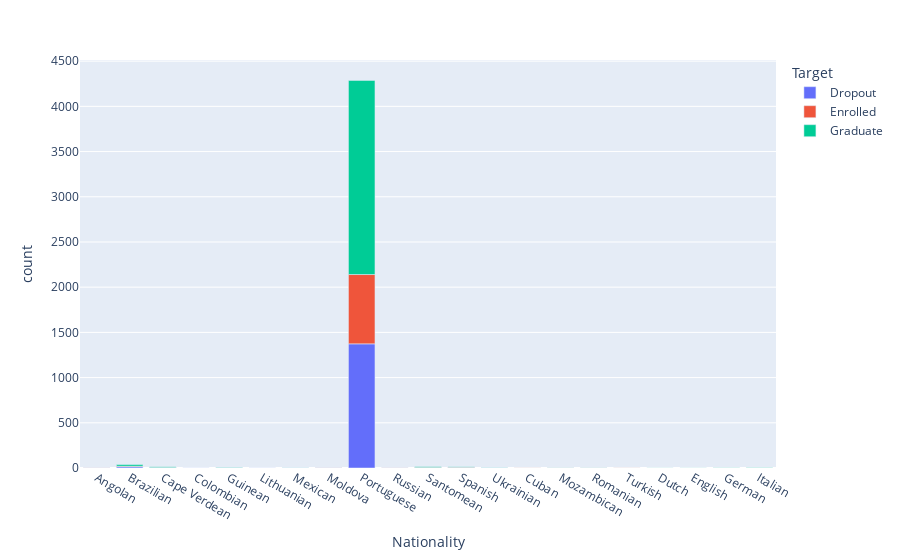

The cell this chart's notebook holds for it:
### Code cell
fig = px.bar(nation_df2, x='Nationality', y='count', color='Target')
fig.show()

### Figure 1 — Plotly figure (JSON) as saved in the notebook; plotly's stock layout.template omitted (floating-point values rounded to 4 significant figures)
{"data": [{"alignmentgroup": "True", "hovertemplate": "Target=Dropout<br>Nationality=%{x}<br>count=%{y}<extra></extra>", "legendgroup": "Dropout", "marker": {"color": "#636efa", "pattern": {"shape": ""}}, "name": "Dropout", "offsetgroup": "Dropout", "orientation": "v", "showlegend": true, "textposition": "auto", "type": "bar", "x": ["Angolan", "Brazilian", "Cape Verdean", "Colombian", "Guinean", "Lithuanian", "Mexican", "Moldova", "Portuguese", "Russian", "Santomean", "Spanish", "Ukrainian"], "xaxis": "x", "y": [1, 14, 4, 1, 1, 1, 1, 2, 1373, 1, 1, 4, 1], "yaxis": "y"}, {"alignmentgroup": "True", "hovertemplate": "Target=Enrolled<br>Nationality=%{x}<br>count=%{y}<extra></extra>", "legendgroup": "Enrolled", "marker": {"color": "#EF553B", "pattern": {"shape": ""}}, "name": "Enrolled", "offsetgroup": "Enrolled", "orientation": "v", "showlegend": true, "textposition": "auto", "type": "bar", "x": ["Angolan", "Brazilian", "Cape Verdean", "Cuban", "Moldova", "Mozambican", "Portuguese", "Romanian", "Russian", "Santomean", "Spanish", "Turkish"], "xaxis": "x", "y": [1, 6, 1, 1, 1, 1, 767, 1, 1, 5, 5, 1], "yaxis": "y"}, {"alignmentgroup": "True", "hovertemplate": "Target=Graduate<br>Nationality=%{x}<br>count=%{y}<extra></extra>", "legendgroup": "Graduate", "marker": {"color": "#00cc96", "pattern": {"shape": ""}}, "name": "Graduate", "offsetgroup": "Graduate", "orientation": "v", "showlegend": true, "textposition": "auto", "type": "bar", "x": ["Brazilian", "Cape Verdean", "Dutch", "English", "German", "Guinean", "Italian", "Mexican", "Mozambican", "Portuguese", "Romanian", "Santomean", "Spanish", "Ukrainian"], "xaxis": "x", "y": [18, 8, 1, 1, 2, 4, 3, 1, 1, 2147, 1, 8, 4, 2], "yaxis": "y"}], "layout": {"barmode": "relative", "legend": {"title": {"text": "Target"}, "tracegroupgap": 0}, "margin": {"t": 60}, "xaxis": {"anchor": "y", "domain": [0, 1], "title": {"text": "Nationality"}}, "yaxis": {"anchor": "x", "domain": [0, 1], "title": {"text": "count"}}}}
